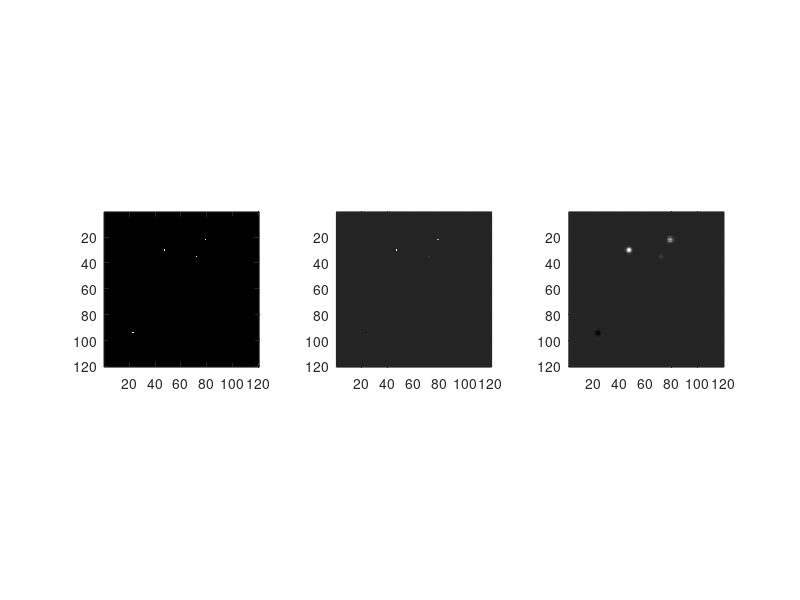

The MATLAB source for this figure: (Note: this script raises an error after producing the figure.)
%%%
%
% This script makes synthetic 2D bead object images by generating points uniformly at 
% random locations (with a given radius from the center). The intensity is
% then randomised following a gaussian distribution. All beads are given
% the same diameter using gaussian filtering.
%
% By Raphael Turcotte (2021)
% rturcotte861@gmail.com
%
%%%

N = 120; % Height and width of the image
density = 0.001; % density of beads
for i = 1:21 % number of images created
    
    % Initialising the bead object image
    pt_obj1 = zeros(N);
    
    % Generating points uniformly at random locations 
    pt_obj2 = imnoise(pt_obj1,'salt & pepper',density); %density
    
    % Limit the points to within a given radius from the center
    mask = zeros(N);
    [xx,yy] = meshgrid((1:N)-N/2-0.5,(1:N)-N/2-0.5);
    mask(sqrt(xx.^2 + yy.^2) <= (N/2-0.5)/1.06*0.95) = 1;
    pt_obj2 = mask .* pt_obj2;
    
    % Randomising the intensity
    pt_obj3 = 2*pt_obj2.*imnoise(pt_obj2/2,'gaussian',0,0.5);
    
    % Appling a Gaussian filter
    pt_obj4 = imgaussfilt(pt_obj3,2.2642/1.699); %1/(50*1.06/120)
    
    % Display
    subplot(131)
    imagesc(pt_obj2);colormap gray; axis image
    subplot(132)
    imagesc(pt_obj3);colormap gray; axis image
    subplot(133)
    imagesc(pt_obj4);colormap gray; axis image
    drawnow
    
    % Saving the images
    s = strcat('Beads/beads_density',num2str(density*1000),'_num',num2str(i),'.tif');
    image = uint8(255*pt_obj4/max(max(pt_obj4)));
    saveastiff(image, s);
end

